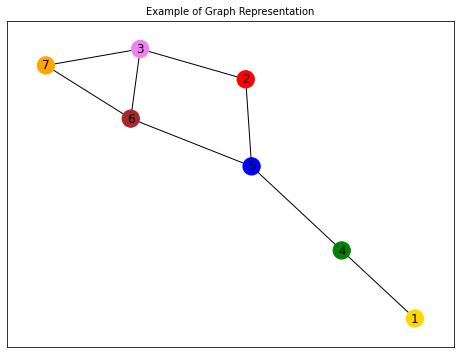

This figure's Python source:
import networkx as nx

network = nx.Graph()

network.add_nodes_from([1,2,3,4,5,6,7])
print(f"This network has now {network.number_of_nodes()} nodes.")

network.add_edge(1,4)
network.add_edge(2,3)
network.add_edge(2,5)
network.add_edge(3,6)
network.add_edge(3,7)
network.add_edge(4,5)
network.add_edge(5,6)
network.add_edge(6,7)

import matplotlib.pyplot as plt

color_list = ["gold","red","violet","green","blue","brown","orange"]
plt.figure(figsize=(8,6))
plt.title("Example of Graph Representation", size= 10)

nx.draw_networkx(network,node_color = color_list,with_labels=True)

plt.show()
